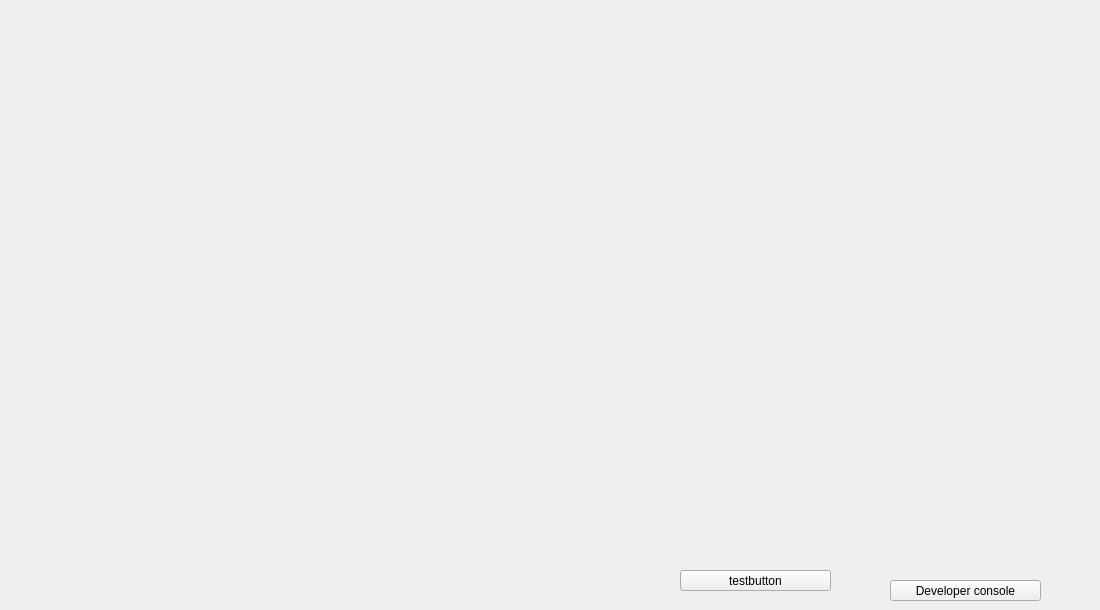
<?xml version="1.0" encoding="UTF-8"?>
<ui version="4.0">
 <class>main_window</class>
 <widget class="QMainWindow" name="main_window">
  <property name="geometry">
   <rect>
    <x>0</x>
    <y>0</y>
    <width>1100</width>
    <height>610</height>
   </rect>
  </property>
  <property name="windowTitle">
   <string>Twl</string>
  </property>
  <widget class="QWidget" name="m_wd_main">
   <widget class="QWidget" name="widget" native="true">
    <property name="geometry">
     <rect>
      <x>760</x>
      <y>180</y>
      <width>200</width>
      <height>120</height>
     </rect>
    </property>
   </widget>
   <widget class="QWidget" name="m_wd_animated_bg" native="true">
    <property name="geometry">
     <rect>
      <x>10</x>
      <y>10</y>
      <width>631</width>
      <height>351</height>
     </rect>
    </property>
   </widget>
   <widget class="QPushButton" name="m_pb_dev_console">
    <property name="geometry">
     <rect>
      <x>890</x>
      <y>580</y>
      <width>151</width>
      <height>21</height>
     </rect>
    </property>
    <property name="text">
     <string>Developer console</string>
    </property>
   </widget>
   <widget class="QPushButton" name="m_pb_test">
    <property name="geometry">
     <rect>
      <x>680</x>
      <y>570</y>
      <width>151</width>
      <height>21</height>
     </rect>
    </property>
    <property name="text">
     <string>testbutton</string>
    </property>
   </widget>
  </widget>
 </widget>
 <layoutdefault spacing="6" margin="11"/>
 <resources/>
 <connections/>
</ui>
